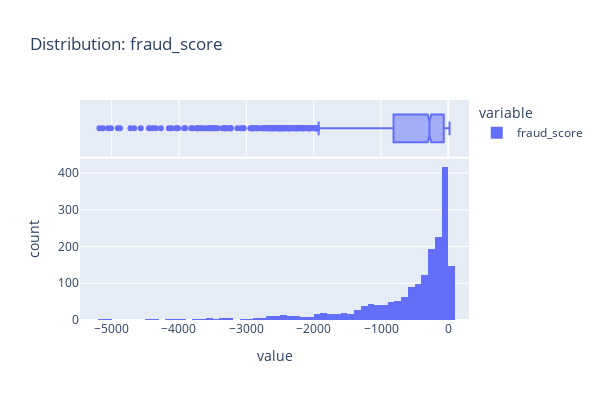
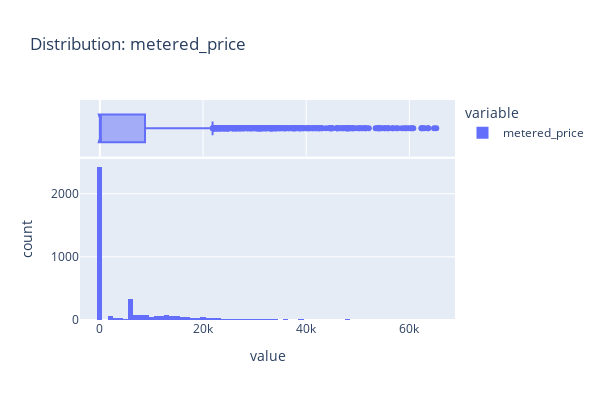
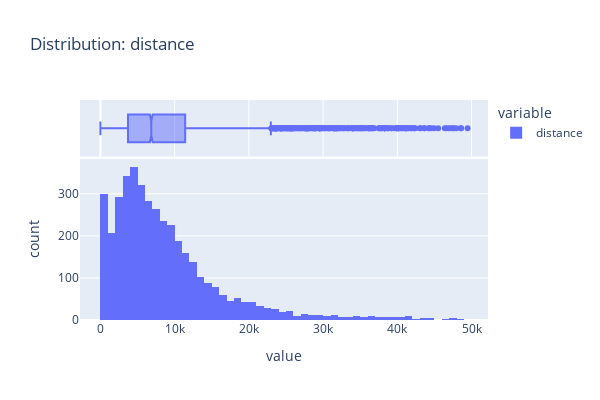
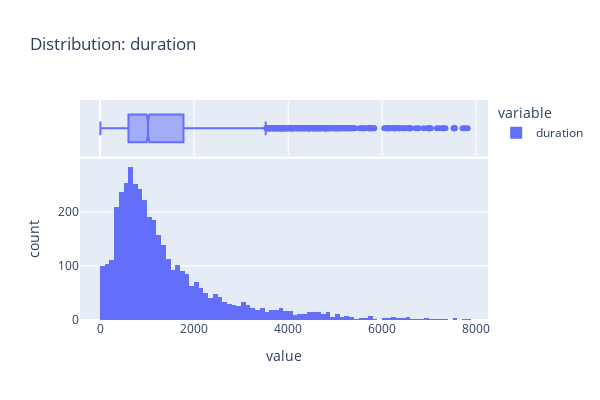

Here is the notebook cell these charts were saved with, in order:
### Markdown cell above
### Distribution and mean

### Code cell
for co in cont_feature_lst:
    fig = px.histogram(final_df[(final_df[co]<=final_df[co].quantile(.99))&
                                (final_df[co]>=final_df[co].quantile(.01))][co], height=400, width=600,
                      title='Distribution: {}'.format(co), marginal='box')
    fig.show()

### Figure 1 — Plotly figure (JSON) as saved in the notebook; plotly's stock layout.template omitted (floating-point values rounded to 4 significant figures; data arrays with more than 128 entries replaced by an {"elided": "..."} marker saying what was removed)
{"data": [{"alignmentgroup": "True", "bingroup": "x", "hovertemplate": "variable=fraud_score<br>value=%{x}<br>count=%{y}<extra></extra>", "legendgroup": "fraud_score", "marker": {"color": "#636efa", "pattern": {"shape": ""}}, "name": "fraud_score", "offsetgroup": "fraud_score", "orientation": "v", "showlegend": true, "type": "histogram", "x": {"elided": "1890 int values"}, "xaxis": "x", "yaxis": "y"}, {"alignmentgroup": "True", "hovertemplate": "variable=fraud_score<br>value=%{x}<extra></extra>", "legendgroup": "fraud_score", "marker": {"color": "#636efa"}, "name": "fraud_score", "notched": true, "offsetgroup": "fraud_score", "showlegend": false, "type": "box", "x": {"elided": "1890 int values"}, "xaxis": "x2", "yaxis": "y2"}], "layout": {"barmode": "relative", "height": 400, "legend": {"title": {"text": "variable"}, "tracegroupgap": 0}, "title": {"text": "Distribution: fraud_score"}, "width": 600, "xaxis": {"anchor": "y", "domain": [0, 1], "title": {"text": "value"}}, "xaxis2": {"anchor": "y2", "domain": [0, 1], "matches": "x", "showgrid": true, "showticklabels": false}, "yaxis": {"anchor": "x", "domain": [0, 0.7326], "title": {"text": "count"}}, "yaxis2": {"anchor": "x2", "domain": [0.7426, 1], "matches": "y2", "showgrid": false, "showline": false, "showticklabels": false, "ticks": ""}}}

### Figure 2 — Plotly figure (JSON) as saved in the notebook; plotly's stock layout.template omitted (floating-point values rounded to 4 significant figures; data arrays with more than 128 entries replaced by an {"elided": "..."} marker saying what was removed)
{"data": [{"alignmentgroup": "True", "bingroup": "x", "hovertemplate": "variable=metered_price<br>value=%{x}<br>count=%{y}<extra></extra>", "legendgroup": "metered_price", "marker": {"color": "#636efa", "pattern": {"shape": ""}}, "name": "metered_price", "offsetgroup": "metered_price", "orientation": "v", "showlegend": true, "type": "histogram", "x": {"elided": "4065 float values"}, "xaxis": "x", "yaxis": "y"}, {"alignmentgroup": "True", "hovertemplate": "variable=metered_price<br>value=%{x}<extra></extra>", "legendgroup": "metered_price", "marker": {"color": "#636efa"}, "name": "metered_price", "notched": true, "offsetgroup": "metered_price", "showlegend": false, "type": "box", "x": {"elided": "4065 float values"}, "xaxis": "x2", "yaxis": "y2"}], "layout": {"barmode": "relative", "height": 400, "legend": {"title": {"text": "variable"}, "tracegroupgap": 0}, "title": {"text": "Distribution: metered_price"}, "width": 600, "xaxis": {"anchor": "y", "domain": [0, 1], "title": {"text": "value"}}, "xaxis2": {"anchor": "y2", "domain": [0, 1], "matches": "x", "showgrid": true, "showticklabels": false}, "yaxis": {"anchor": "x", "domain": [0, 0.7326], "title": {"text": "count"}}, "yaxis2": {"anchor": "x2", "domain": [0.7426, 1], "matches": "y2", "showgrid": false, "showline": false, "showticklabels": false, "ticks": ""}}}

### Figure 3 — Plotly figure (JSON) as saved in the notebook; plotly's stock layout.template omitted (floating-point values rounded to 4 significant figures; data arrays with more than 128 entries replaced by an {"elided": "..."} marker saying what was removed)
{"data": [{"alignmentgroup": "True", "bingroup": "x", "hovertemplate": "variable=distance<br>value=%{x}<br>count=%{y}<extra></extra>", "legendgroup": "distance", "marker": {"color": "#636efa", "pattern": {"shape": ""}}, "name": "distance", "offsetgroup": "distance", "orientation": "v", "showlegend": true, "type": "histogram", "x": {"elided": "4124 int values"}, "xaxis": "x", "yaxis": "y"}, {"alignmentgroup": "True", "hovertemplate": "variable=distance<br>value=%{x}<extra></extra>", "legendgroup": "distance", "marker": {"color": "#636efa"}, "name": "distance", "notched": true, "offsetgroup": "distance", "showlegend": false, "type": "box", "x": {"elided": "4124 int values"}, "xaxis": "x2", "yaxis": "y2"}], "layout": {"barmode": "relative", "height": 400, "legend": {"title": {"text": "variable"}, "tracegroupgap": 0}, "title": {"text": "Distribution: distance"}, "width": 600, "xaxis": {"anchor": "y", "domain": [0, 1], "title": {"text": "value"}}, "xaxis2": {"anchor": "y2", "domain": [0, 1], "matches": "x", "showgrid": true, "showticklabels": false}, "yaxis": {"anchor": "x", "domain": [0, 0.7326], "title": {"text": "count"}}, "yaxis2": {"anchor": "x2", "domain": [0.7426, 1], "matches": "y2", "showgrid": false, "showline": false, "showticklabels": false, "ticks": ""}}}

### Figure 4 — Plotly figure (JSON) as saved in the notebook; plotly's stock layout.template omitted (floating-point values rounded to 4 significant figures; data arrays with more than 128 entries replaced by an {"elided": "..."} marker saying what was removed)
{"data": [{"alignmentgroup": "True", "bingroup": "x", "hovertemplate": "variable=duration<br>value=%{x}<br>count=%{y}<extra></extra>", "legendgroup": "duration", "marker": {"color": "#636efa", "pattern": {"shape": ""}}, "name": "duration", "offsetgroup": "duration", "orientation": "v", "showlegend": true, "type": "histogram", "x": {"elided": "4084 int values"}, "xaxis": "x", "yaxis": "y"}, {"alignmentgroup": "True", "hovertemplate": "variable=duration<br>value=%{x}<extra></extra>", "legendgroup": "duration", "marker": {"color": "#636efa"}, "name": "duration", "notched": true, "offsetgroup": "duration", "showlegend": false, "type": "box", "x": {"elided": "4084 int values"}, "xaxis": "x2", "yaxis": "y2"}], "layout": {"barmode": "relative", "height": 400, "legend": {"title": {"text": "variable"}, "tracegroupgap": 0}, "title": {"text": "Distribution: duration"}, "width": 600, "xaxis": {"anchor": "y", "domain": [0, 1], "title": {"text": "value"}}, "xaxis2": {"anchor": "y2", "domain": [0, 1], "matches": "x", "showgrid": true, "showticklabels": false}, "yaxis": {"anchor": "x", "domain": [0, 0.7326], "title": {"text": "count"}}, "yaxis2": {"anchor": "x2", "domain": [0.7426, 1], "matches": "y2", "showgrid": false, "showline": false, "showticklabels": false, "ticks": ""}}}
